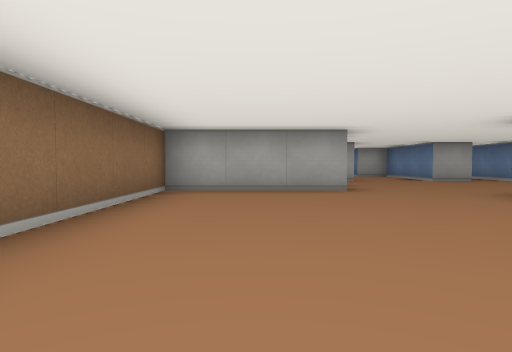
[1] (above)

13 first-person views from a walk through a cub3D ray-caster map. The camera is about half as high as the walls, tilts 2° down and sees 75° across. The floor is counted in squares. Each view is taken from the middle of a square. On the plan, view 1 faces up. The plan holds only what a view shows up to about 9 squares ahead; the rest is blank. The place goes on beyond the plan.

[2]
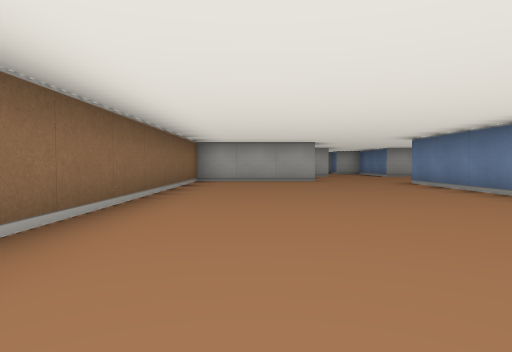

[3]
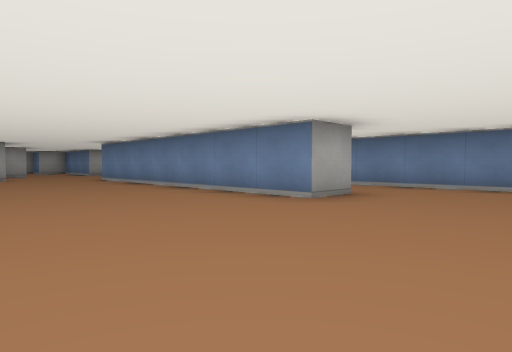

[4]
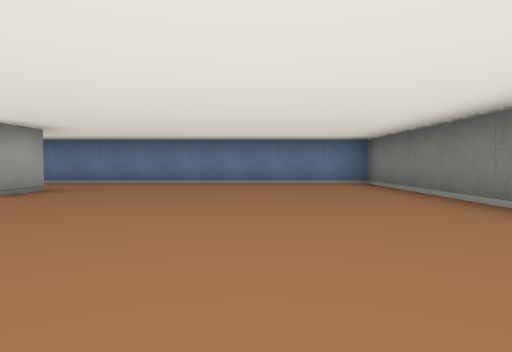

[5]
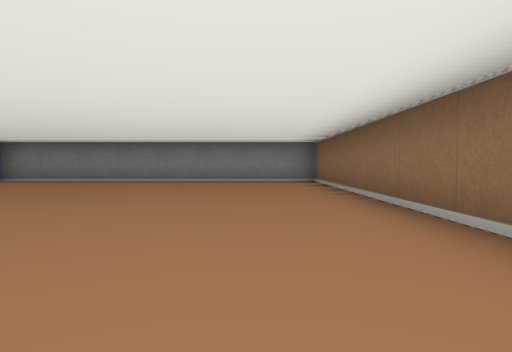

[6]
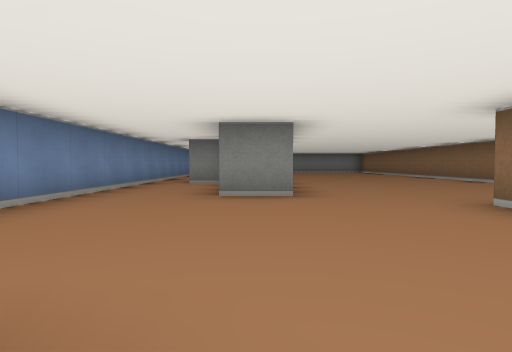

[7]
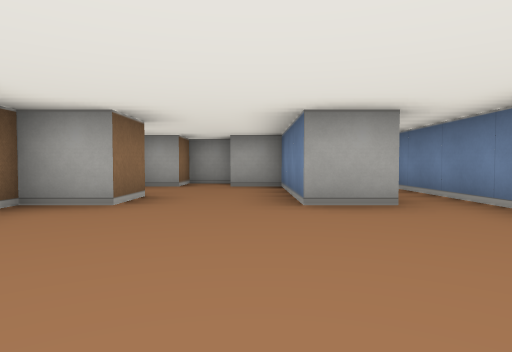

[8]
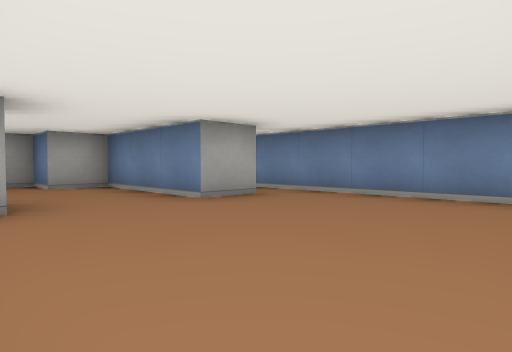

[9]
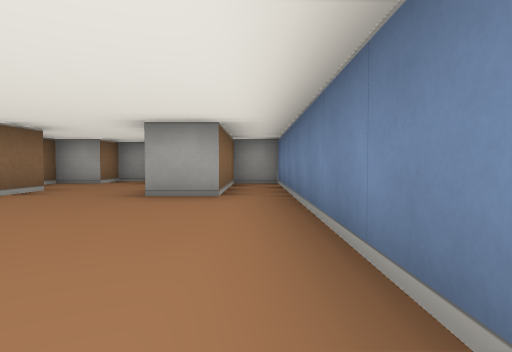

[10]
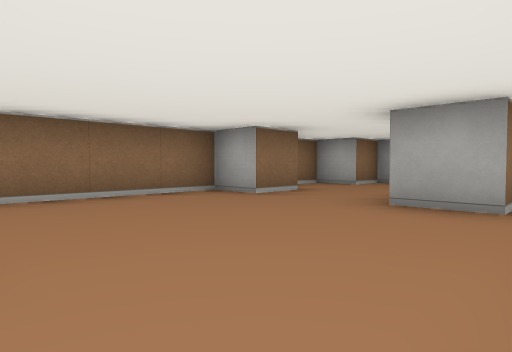

[11]
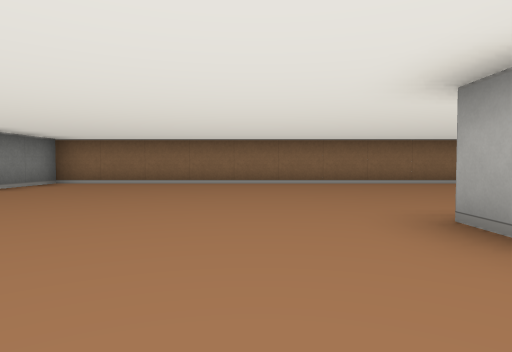

[12]
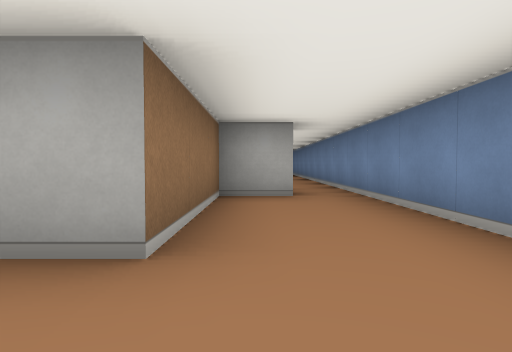

[13]
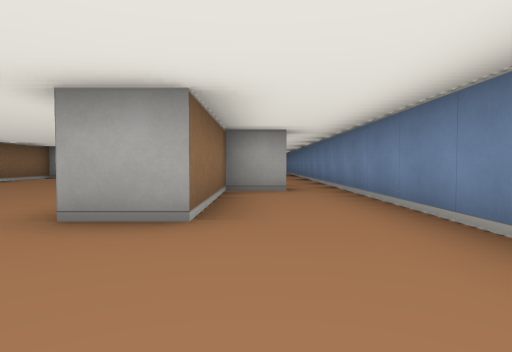

### Floor plan
Ten units are one square. View 1 is at (0, 0); x grows to the right and y downward. Boxes are objects, and circles mark ways between rooms. Rooms are numbered by the first view taken in them; rooms with no view inside come last. Other rooms are left out.
<svg viewBox="-20 -130 90 220">
<path fill="none" stroke="#000" d="M56 -5 45 -5 45 25 35 25 35 -45 45 -45M15 -55 -15 -55 -15 85 65 85 65 -15M25 -95 25 -85 15 -85 15 -55M48 -15 55 -15M65 -15 65 -115 55 -115 55 -85 45 -85 45 -115 35 -115 35 -125 25 -125 25 -115 15 -115 15 -108"/>
<circle cx="30" cy="-50" r="3" fill="#2a7"/>
<circle cx="60" cy="-10" r="3" fill="#2a7"/>
<text x="20" y="20">1</text>
<text x="40" y="-70">2</text>
</svg>
Room 1 opens to room 2.

Where each view was taken, in squares from view 1:
view 1: 0 up, 0 right, facing up
view 2: 3 down, 0 right, facing up
view 3: 5 down, 0 right, facing up-right
view 4: 6 down, 1 left, facing right
view 5: 0 up, 0 right, facing down
view 6: 9 up, 4 right, facing down
view 7: 5 up, 4 right, facing up
view 8: 5 up, 2 right, facing up-right
view 9: 4 up, 6 right, facing up
view 10: 5 up, 6 right, facing up-left
view 11: 4 down, 6 right, facing left
view 12: 4 down, 5 right, facing up
view 13: 5 down, 5 right, facing up
